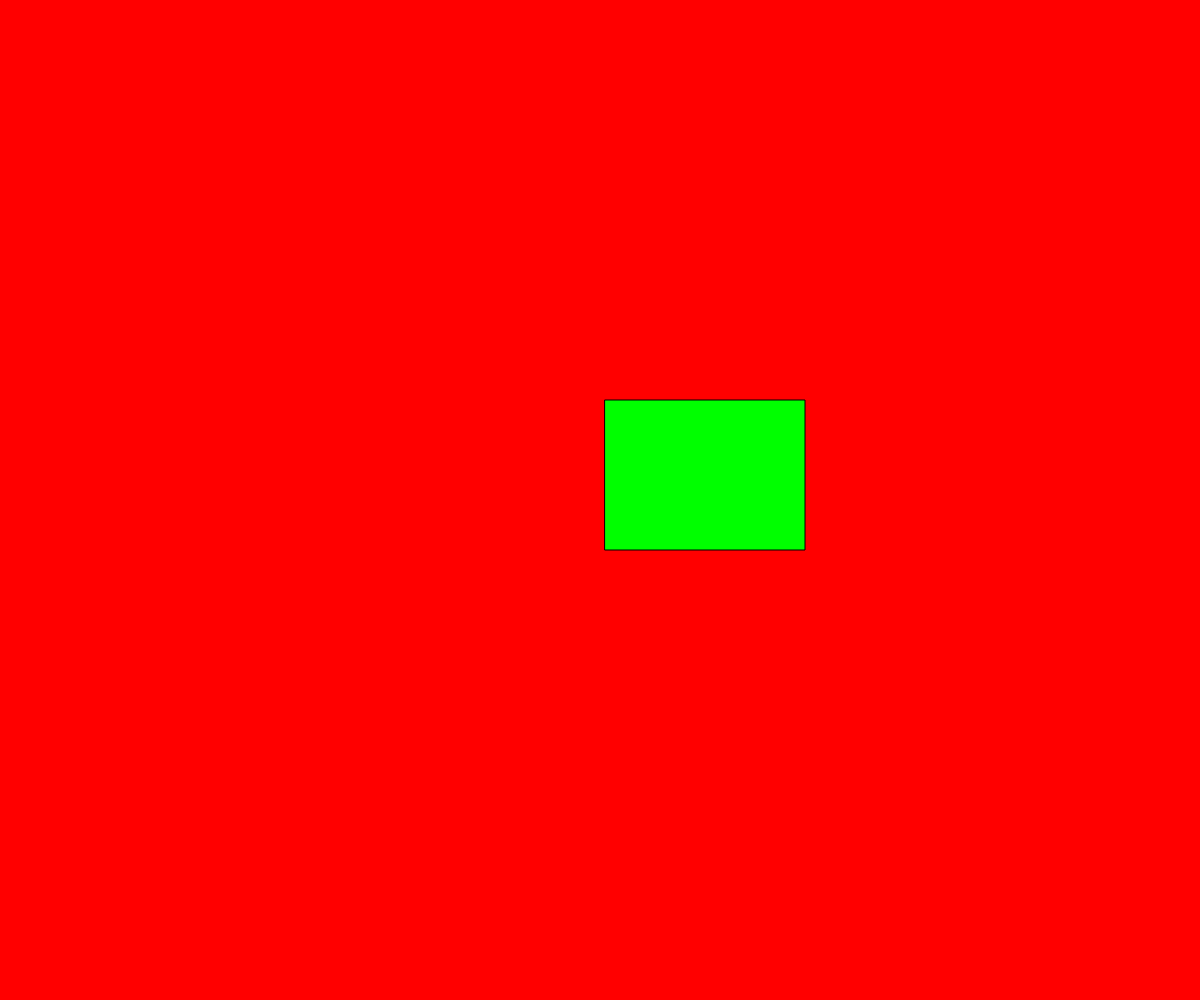
Frame 1 (no input)
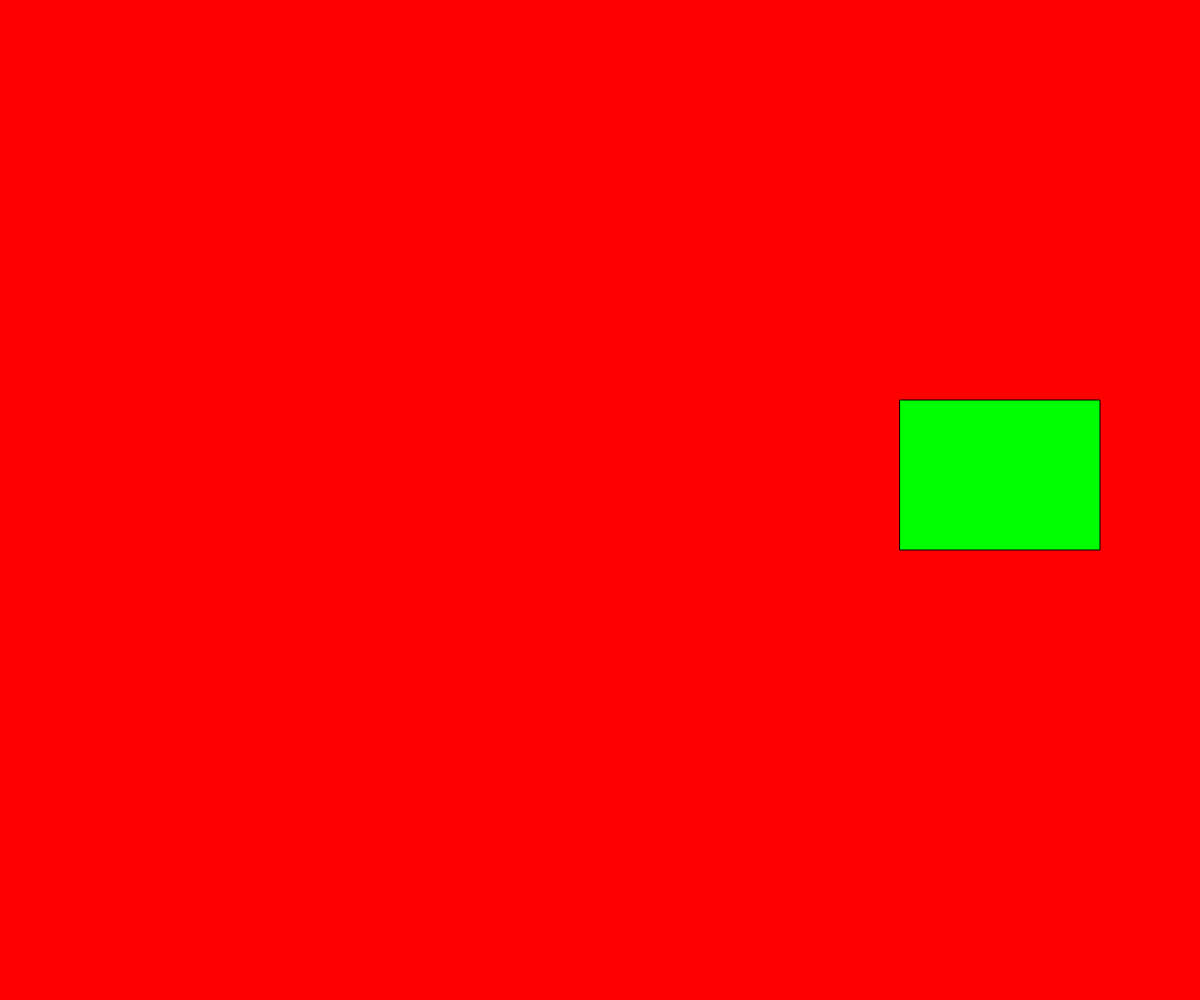
Frame 60 (no input)
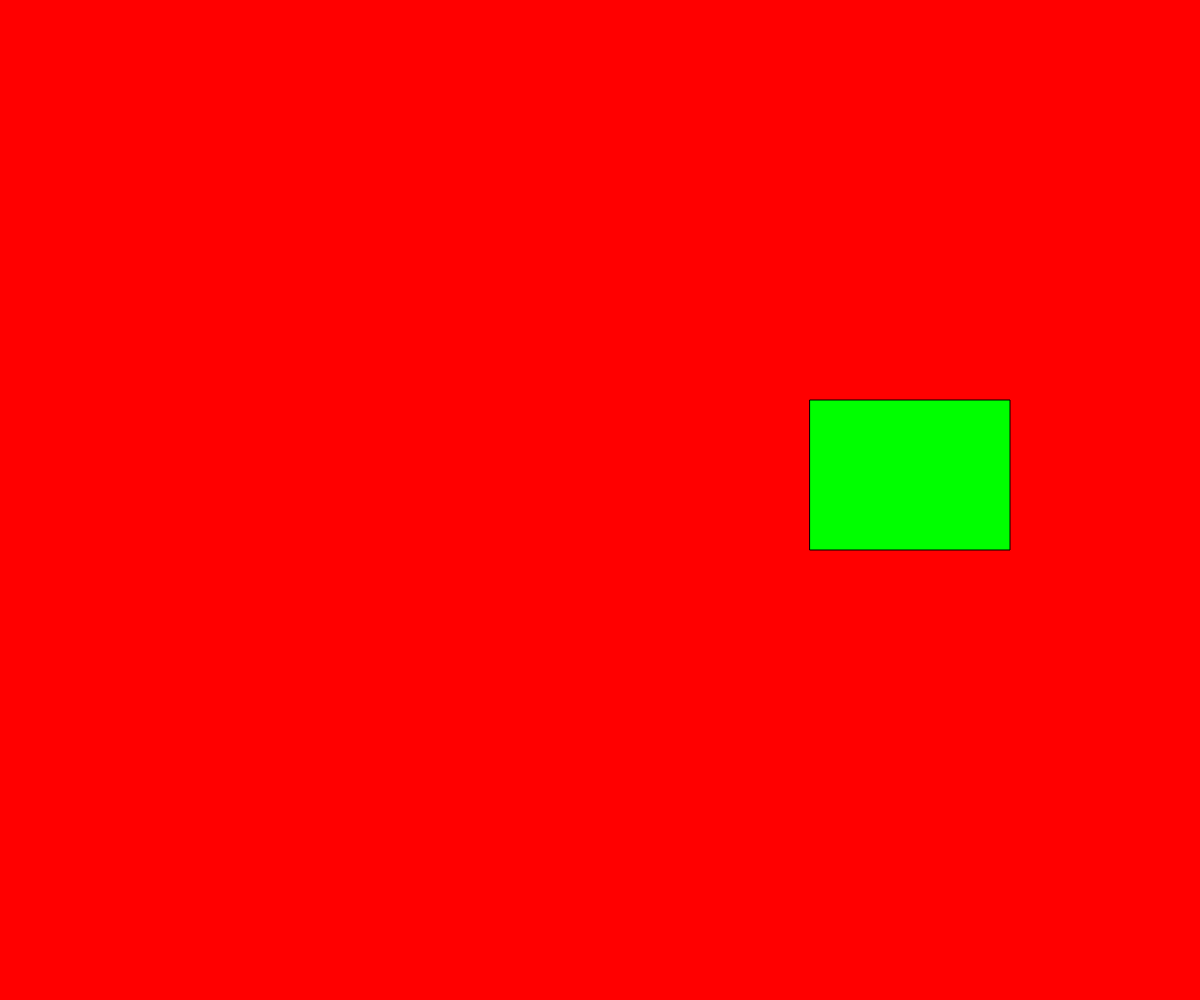
Frame 120 (the mouse pressed at the canvas centre since frame 60)

The p5.js sketch that drew these frames (run headless with seeded random() and noise() and a simulated clock; from frame 60 on, the mouse is pressed at the canvas centre):

// p5.js sketch
// ── sketch.js
// Project Title
// Your Name
// Date
//
// Extra for Experts:
// - describe what you did to take this project "above and beyond"

let x;
let dx;
let rectWidth;

function setup() {
  createCanvas(windowWidth, windowHeight);
  x = width/2;
  dx = 5; //speed
  rectWidth = 200;
}

function draw() {
  background(255, 0, 0);

  //move rectangle
  x += dx;

  if (x > width - rectWidth || x < 0) {
    dx = dx * -1; //comes back when out of the window
  }

  //rectangle
  fill(0, 255, 0);
  rect(x, 400, rectWidth, 150);
}
